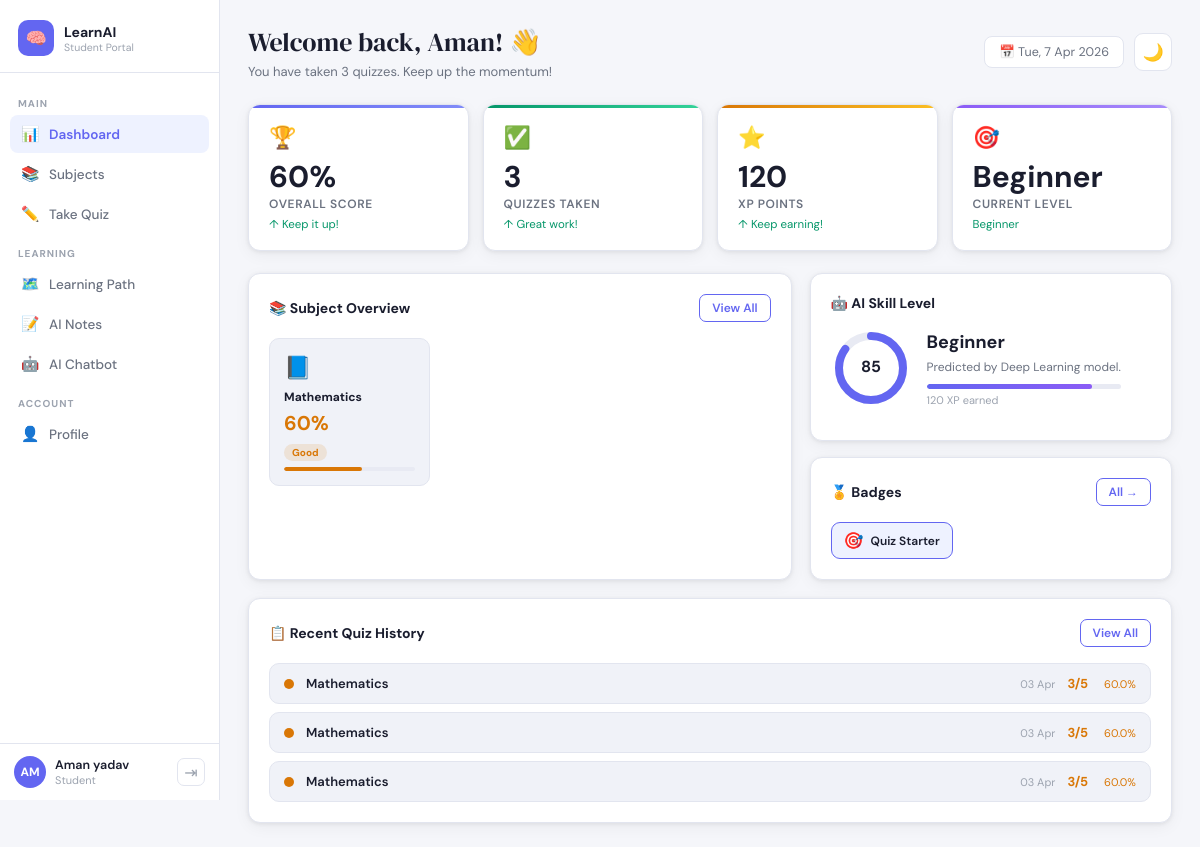
The app's page /student/dashboard (signed in) with its own data.
### database/models.py (models this page shows)
class User(UserMixin, db.Model):
    __tablename__ = 'users'
    id            = db.Column(db.Integer, primary_key=True)
    name          = db.Column(db.String(100), nullable=False)
    email         = db.Column(db.String(120), unique=True, nullable=False)
    password_hash = db.Column(db.String(200), nullable=False)
    role          = db.Column(db.String(10), nullable=False, default='student')
    subject       = db.Column(db.String(100))
    class_level   = db.Column(db.String(20), nullable=True)  # e.g. "Class 5", "Class 10"
    points        = db.Column(db.Integer, default=0)
    level         = db.Column(db.String(20), default='Beginner')
    firebase_uid  = db.Column(db.String(200), nullable=True)   # ✅ FIXED: Google login ke liye
    created_at    = db.Column(db.DateTime, default=datetime.utcnow)
    quiz_results  = db.relationship('QuizResult', backref='user', lazy=True)
    chat_messages = db.relationship('ChatMessage', backref='user', lazy=True)
    notes         = db.relationship('Note', backref='user', lazy=True)

class QuizResult(db.Model):
    __tablename__ = 'quiz_results'
    id          = db.Column(db.Integer, primary_key=True)
    user_id     = db.Column(db.Integer, db.ForeignKey('users.id'), nullable=False)
    subject     = db.Column(db.String(50), nullable=False)
    score       = db.Column(db.Integer)
    total       = db.Column(db.Integer)
    percentage  = db.Column(db.Float)
    weak_topics = db.Column(db.Text)
    taken_at    = db.Column(db.DateTime, default=datetime.utcnow)

class Badge(db.Model):
    __tablename__ = 'badges'
    id        = db.Column(db.Integer, primary_key=True)
    user_id   = db.Column(db.Integer, db.ForeignKey('users.id'), nullable=False)
    badge_id  = db.Column(db.String(50))
    name      = db.Column(db.String(100))
    icon      = db.Column(db.String(10))
    earned_at = db.Column(db.DateTime, default=datetime.utcnow)

### app.py (the view)
@student_bp.route('/dashboard')
def dashboard():
    results    = get_user_quiz_results(current_user.id)
    scores     = analyze_skills(results) if results else {}
    level_name, conf, probs = predict_skill_level(scores)
    badges     = Badge.query.filter_by(user_id=current_user.id).all()
    path_row   = LearningPath.query.filter_by(user_id=current_user.id).first()
    weak       = sorted([(s,v) for s,v in scores.items() if v < 60], key=lambda x: x[1])
    return render_template('student/student_dashboard.html',
        user=current_user, results=results[:6], scores=scores,
        level_name=level_name, conf=round(conf*100), probs=probs,
        badges=badges, weak_topics=weak,
        path=json.loads(path_row.path_data) if path_row else [])

### app.py (called while the page is built)
@login_manager.user_loader
def load_user(user_id):
    return User.query.get(int(user_id))

def get_user_quiz_results(user_id):
    results = QuizResult.query.filter_by(user_id=user_id).all()
    return [{'subject': r.subject, 'score': r.score,
             'total': r.total, 'percentage': r.percentage,
             'taken_at': r.taken_at} for r in results]

@student_bp.before_request
def student_auth():
    if not current_user.is_authenticated:
        return redirect(url_for('login'))
    if current_user.role != 'student':
        return redirect(url_for('teacher.dashboard'))

### ml/deep_model.py (called while the page is built)
def load_model():
    global _model
    if _model is not None:
        return _model
    if TF_AVAILABLE and os.path.exists(MODEL_PATH):
        _model = keras.models.load_model(MODEL_PATH)
    return _model

def rule_based_level(avg_score):
    if avg_score >= 80: return 3
    if avg_score >= 65: return 2
    if avg_score >= 45: return 1
    return 0

def predict_skill_level(scores_dict):
    vector = [scores_dict.get(s, 0) for s in SUBJECTS]
    avg    = np.mean([v for v in vector if v > 0]) if any(vector) else 0
    model = load_model()
    if model is not None:
        arr   = np.array(vector).reshape(1, -1) / 100.0
        probs = model.predict(arr, verbose=0)[0]
        level_idx = int(np.argmax(probs))
        confidence = float(probs[level_idx])
    else:
        level_idx  = rule_based_level(avg)
        confidence = 0.85
        probs      = [0.0] * 4
        probs[level_idx] = confidence
    return LEVELS[level_idx], confidence, probs if isinstance(probs, list) else probs.tolist()

def analyze_skills(quiz_results):
    subject_data = {}
    for r in quiz_results:
        s = r['subject']
        if s not in subject_data:
            subject_data[s] = []
        subject_data[s].append(r['percentage'])
    return {s: round(sum(v)/len(v)) for s, v in subject_data.items()}

### templates/student/student_dashboard.html (shortened to what this page needs)
<!DOCTYPE html>
<html lang="en" data-theme="light">
<head>
</head>
<body>
<aside class="sidebar">
  <div class="logo"><div class="logo-icon">🧠</div><div><div class="logo-name">LearnAI</div><div class="logo-tag">Student Portal</div></div></div>
  <nav class="nav">
    <div class="ns">Main</div>
    <a href="/student/dashboard" class="na on"><span class="ni">📊</span> Dashboard</a>
    <a href="/student/subjects"  class="na"><span class="ni">📚</span> Subjects</a>
    <a href="/student/subjects"  class="na"><span class="ni">✏️</span> Take Quiz</a>
    <div class="ns">Learning</div>
    <a href="/student/path"      class="na"><span class="ni">🗺️</span> Learning Path</a>
    <a href="/student/notes"     class="na"><span class="ni">📝</span> AI Notes</a>
    <a href="/student/chatbot"   class="na"><span class="ni">🤖</span> AI Chatbot</a>
    <div class="ns">Account</div>
    <a href="/student/profile"   class="na"><span class="ni">👤</span> Profile</a>
  </nav>
  <div class="sfoot">
    <div class="uav">{{ user.name[:2].upper() if user.name else 'U' }}</div>
    <div>
      <div class="unm">{{ user.name }}</div>
      <div class="url">Student</div>
    </div>
    <a href="/logout" class="lb" title="Logout">⇥</a>
  </div>
</aside>
<main class="main">
  <div class="topbar">
    <div>
      <div class="page-title">Welcome back, {{ user.name.split()[0] }}! 👋</div>
      <div class="page-sub">
        {% if results %}
          You have taken {{ results|length }} quiz{{ 'zes' if results|length != 1 else '' }}. Keep up the momentum!
        {% else %}
          Start your first quiz to begin your learning journey!
        {% endif %}
      </div>
    </div>
    <div class="topbar-r">
      <div class="dbadge" id="dateBadge">📅 Loading...</div>
      <button class="tt" id="themeBtn" onclick="toggleTheme()">🌙</button>
    </div>
  </div>
  <div class="stats-row">
    <div class="sc s1">
      <div class="sc-em">🏆</div>
      <div class="sc-val">{% if scores %}{{ (scores.values()|list|sum / scores|length)|round|int }}%{% else %}0%{% endif %}</div>
      <div class="sc-lbl">Overall Score</div>
      <div class="sc-note">↑ Keep it up!</div>
    </div>
    <div class="sc s2">
      <div class="sc-em">✅</div>
      <div class="sc-val">{{ results|length }}</div>
      <div class="sc-lbl">Quizzes Taken</div>
      <div class="sc-note">↑ Great work!</div>
    </div>
    <div class="sc s3">
      <div class="sc-em">⭐</div>
      <div class="sc-val">{{ user.points or 0 }}</div>
      <div class="sc-lbl">XP Points</div>
      <div class="sc-note">↑ Keep earning!</div>
    </div>
    <div class="sc s4">
      <div class="sc-em">🎯</div>
      <div class="sc-val">{{ user.level or 'Beginner' }}</div>
      <div class="sc-lbl">Current Level</div>
      <div class="sc-note">{{ level_name }}</div>
    </div>
  </div>
  <div class="grid21">
    <div class="card">
      <div class="ch">
        <div class="ct">📚 Subject Overview</div>
        <a href="/student/subjects" class="ca">View All</a>
      </div>
      <div class="subj-grid">
        {% if scores %}
          {% for subject, score in scores.items() %}
          {% set color = '#059669' if score >= 75 else ('#d97706' if score >= 50 else '#dc2626') %}
          {% set tag = 'Strong' if score >= 75 else ('Good' if score >= 60 else 'Needs Work') %}
          <a href="/student/subjects" class="sjcard">
            <div class="sic">📘</div>
            <div class="snm">{{ subject }}</div>
            <div class="sscr" style="color:{{ color }}">{{ score }}%</div>
            <span class="stag" style="background:{{ color }}22;color:{{ color }}">{{ tag }}</span>
            <div class="bar-bg"><div class="bar-fill" style="width:{{ score }}%;background:{{ color }}"></div></div>
          </a>
          {% endfor %}
        {% else %}
          <div style="grid-column:span 3;text-align:center;padding:30px;color:var(--text3)">
            No quizzes taken yet.<br>
            <a href="/student/subjects" style="color:var(--primary);font-weight:600">Take your first quiz →</a>
          </div>
        {% endif %}
      </div>
    </div>
    <div style="display:flex;flex-direction:column;gap:16px">
      <div class="card">
        <div class="ch"><div class="ct">🤖 AI Skill Level</div></div>
        <div class="ring-wrap">
          <svg class="ring-svg" viewBox="0 0 80 80">
            <circle class="ring-track" cx="40" cy="40" r="32"/>
            <circle class="ring-fill-c" cx="40" cy="40" r="32" stroke="#6366f1"
              stroke-dasharray="{{ (conf * 2.01)|round|int }} 226"/>
            <text class="ring-lbl" x="40" y="40">{{ conf }}</text>
          </svg>
          <div>
            <div class="lvname">{{ level_name }}</div>
            <div class="lvdesc">Predicted by Deep Learning model.</div>
            <div style="margin-top:8px;height:5px;background:var(--surface3);border-radius:99px;overflow:hidden">
              <div style="width:{{ conf }}%;height:100%;background:linear-gradient(90deg,#6366f1,#8b5cf6);border-radius:99px"></div>
            </div>
            <div style="font-size:11px;color:var(--text3);margin-top:4px">{{ user.points or 0 }} XP earned</div>
          </div>
        </div>
      </div>
      <div class="card">
        <div class="ch">
          <div class="ct">🏅 Badges</div>
          <a href="/student/profile" class="ca">All →</a>
        </div>
        <div class="badges-row">
          {% if badges %}
            {% for badge in badges[:5] %}
            <div class="badge-item earned"><span class="bic">{{ badge.icon }}</span>{{ badge.name }}</div>
            {% endfor %}
          {% else %}
            <div style="font-size:12px;color:var(--text3)">Complete quizzes to earn badges! 🎯</div>
          {% endif %}
        </div>
      </div>
    </div>
  </div>
  <div class="card">
    <div class="ch">
      <div class="ct">📋 Recent Quiz History</div>
      <a href="/student/profile" class="ca">View All</a>
    </div>
    <div class="hist-list">
      {% if results %}
        {% for r in results[:5] %}
        {% set color = '#059669' if r.percentage >= 75 else ('#d97706' if r.percentage >= 50 else '#dc2626') %}
        <div class="hi">
          <div class="hdot" style="background:{{ color }}"></div>
          <div class="hsub">{{ r.subject }}</div>
          <div class="hdate">{{ r.taken_at.strftime('%d %b') if r.taken_at else '' }}</div>
          <div class="hscr" style="color:{{ color }}">{{ r.score }}/{{ r.total }}</div>
          <div class="hpct" style="color:{{ color }}">{{ r.percentage }}%</div>
        </div>
        {% endfor %}
      {% else %}
        <div style="text-align:center;padding:20px;color:var(--text3)">
          No quiz history yet. <a href="/student/subjects" style="color:var(--primary);font-weight:600">Start now →</a>
        </div>
      {% endif %}
    </div>
  </div>
</main>
</body>
</html>

### records on screen
User: name "AM", name "Aman yadav", name "Aman", points "120", level "Beginner"
QuizResult: subject "Mathematics", score "60", tag "Good", taken_at "03 Apr", score "3", total "5", percentage "60.0"
Badge: icon "🎯", name "Quiz Starter"
QuizResult: subject "Mathematics", taken_at "03 Apr", score "3", total "5", percentage "60.0"
QuizResult: subject "Mathematics", taken_at "03 Apr", score "3", total "5", percentage "60.0"

### other values on screen
{{ results|length }} "3"
{{ 'zes' if results|length != 1 else '' }} "zes"
{{ (scores.values()|list|sum / scores|length)|round|int }} "60"
{{ conf }} "85"
